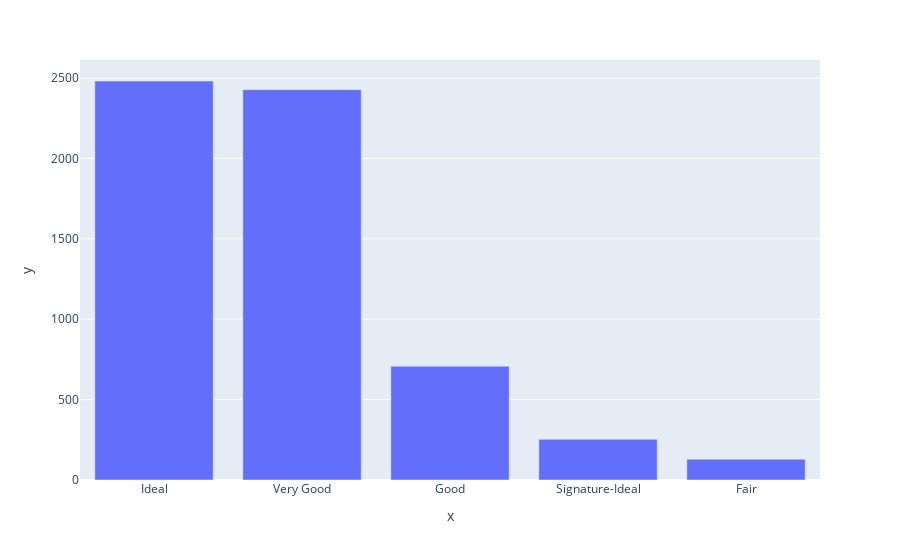

Notebook cell for this chart:
### Code cell
import plotly.express as px
cut_counts = data['Cut'].value_counts()
fig = px.bar(x=cut_counts.index, y=cut_counts.values)
fig.show()

### Figure 1 — Plotly figure (JSON) as saved in the notebook; plotly's stock layout.template omitted (floating-point values rounded to 4 significant figures)
{"data": [{"alignmentgroup": "True", "hovertemplate": "x=%{x}<br>y=%{y}<extra></extra>", "legendgroup": "", "marker": {"color": "#636efa", "pattern": {"shape": ""}}, "name": "", "offsetgroup": "", "orientation": "v", "showlegend": false, "textposition": "auto", "type": "bar", "x": ["Ideal", "Very Good", "Good", "Signature-Ideal", "Fair"], "xaxis": "x", "y": [2482, 2428, 708, 253, 129], "yaxis": "y"}], "layout": {"autosize": true, "barmode": "relative", "legend": {"tracegroupgap": 0}, "margin": {"t": 60}, "xaxis": {"anchor": "y", "autorange": true, "domain": [0, 1], "range": [-0.5, 4.5], "title": {"text": "x"}, "type": "category"}, "yaxis": {"anchor": "x", "autorange": true, "domain": [0, 1], "range": [0, 2613.0], "title": {"text": "y"}, "type": "linear"}}}
